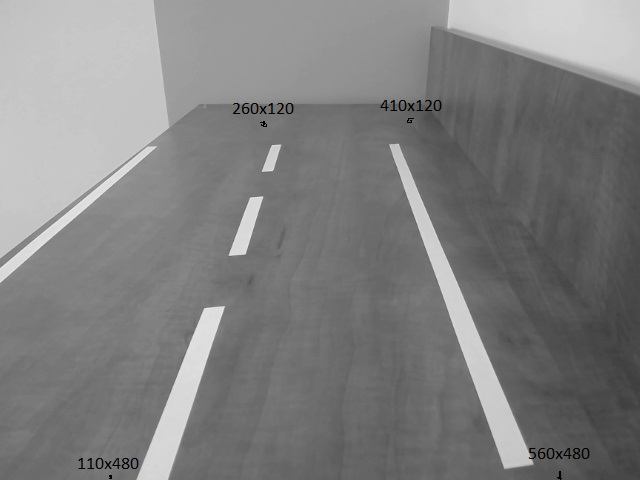
#> input picture road.jpg, 640 x 480 px
$ python Geometry_Perspective_Translate.py
#> lines starting #> are read from the running program, lines starting #| are printed output that depends on the picture
# 관련 라이브러리 선언
import numpy as np
import cv2
from matplotlib import pyplot as plt

# 영상 읽기
img1 = cv2.imread("./road.jpg", cv2.IMREAD_GRAYSCALE)
#> img1: shape (480, 640); min 0, max 241, mean 128.1
img1 = cv2.resize(img1,(320,240))
#> img1: shape (240, 320)

# 투시 변환 수행
h, w = img1.shape
#> h = 240; w = 320
point1_src = np.float32([[1,1], [w-10,10], [5,h-5],[w-4,h-4]])
point1_dst = np.float32([[15,15], [w-60,15], [10,h-25],[w-100,h-50]])
point2_src = np.float32([[148,145], [168,144], [136,223],[188,222]])
point2_dst = np.float32([[136,145], [188,144], [136,223],[188,222]])
per_mat1 = cv2.getPerspectiveTransform(point1_src, point1_dst)
per_mat2 = cv2.getPerspectiveTransform(point2_src, point2_dst)
res1 = cv2.warpPerspective(img1, per_mat1, (w,h))
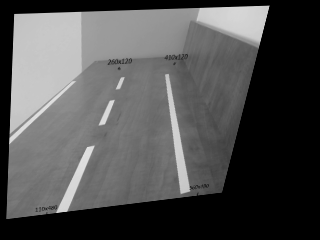
#> res1: shape (240, 320); min 0, max 227, mean 79.2
res2 = cv2.warpPerspective(img1, per_mat2, (w,h))
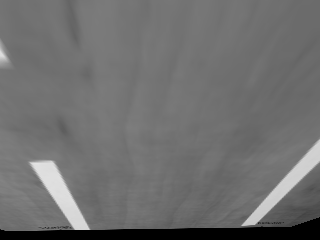
#> res2: shape (240, 320); min 0, max 227, mean 110.6

# 결과 영상 출력
ress = [];
ress.append(img1), ress.append(res1), ress.append(res2)

for i in range(3):
    plt.subplot(2,2,i+1)
    plt.imshow(ress[i], cmap='gray')
    plt.xticks([]), plt.yticks([])

plt.show()
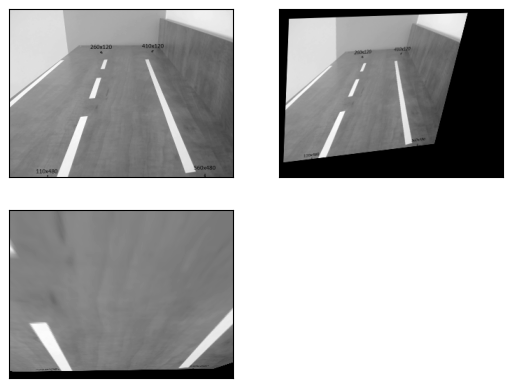
#> figure drawn by matplotlib, 3 panels

$ run again, with puppy.jpg copied over road.jpg
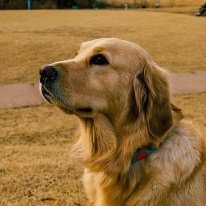
#> input picture puppy.jpg, 206 x 206 px
#> `res1 = cv2.warpPerspective(img1, per_mat1, (w,h))`:
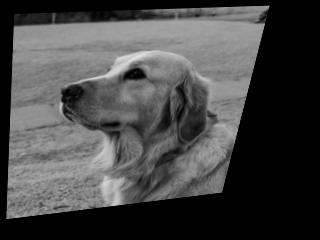
#> res1: shape (240, 320); min 0, max 223, mean 70
#> `res2 = cv2.warpPerspective(img1, per_mat2, (w,h))`:
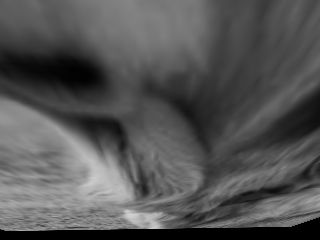
#> res2: shape (240, 320); min 0, max 213, mean 84.6
